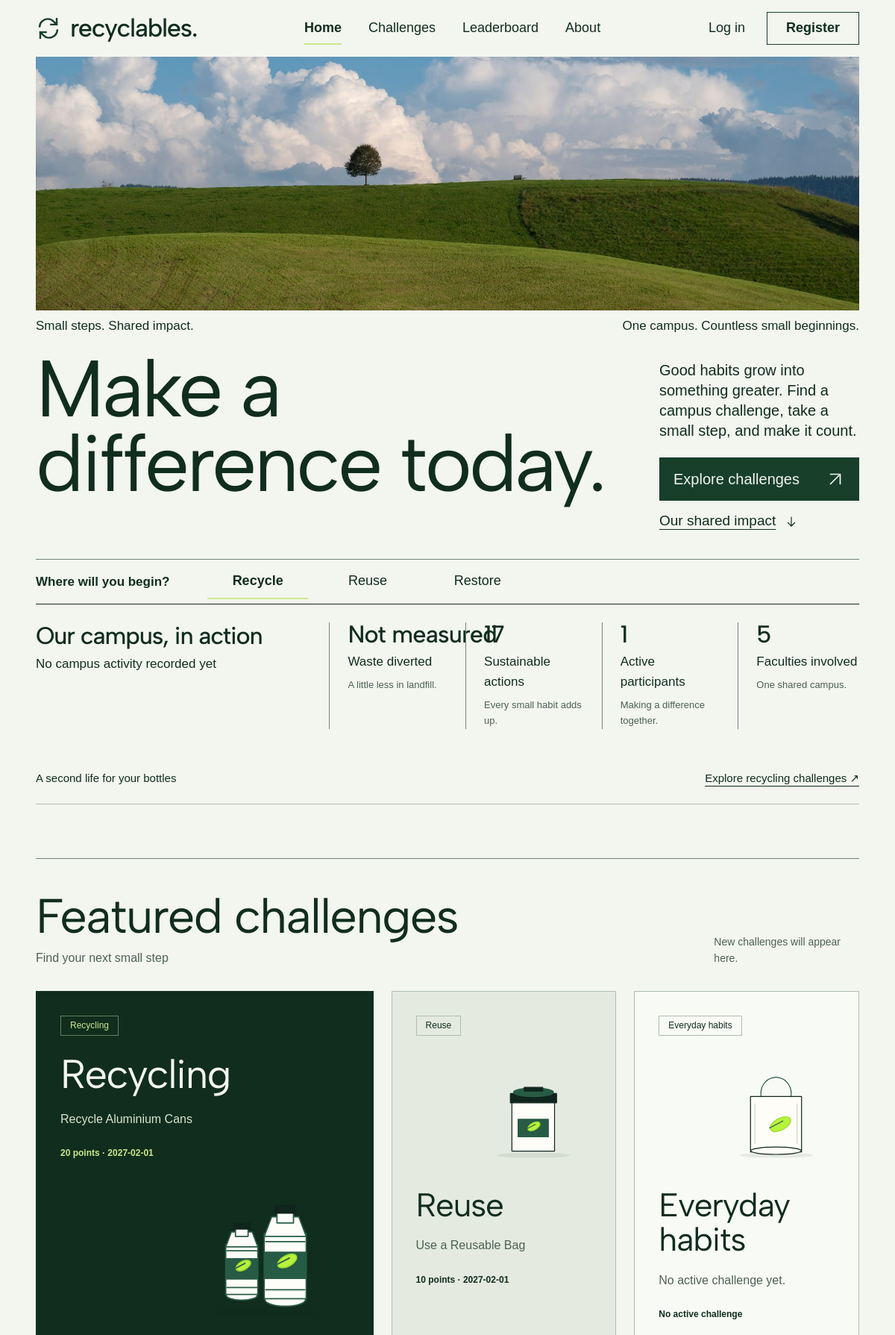
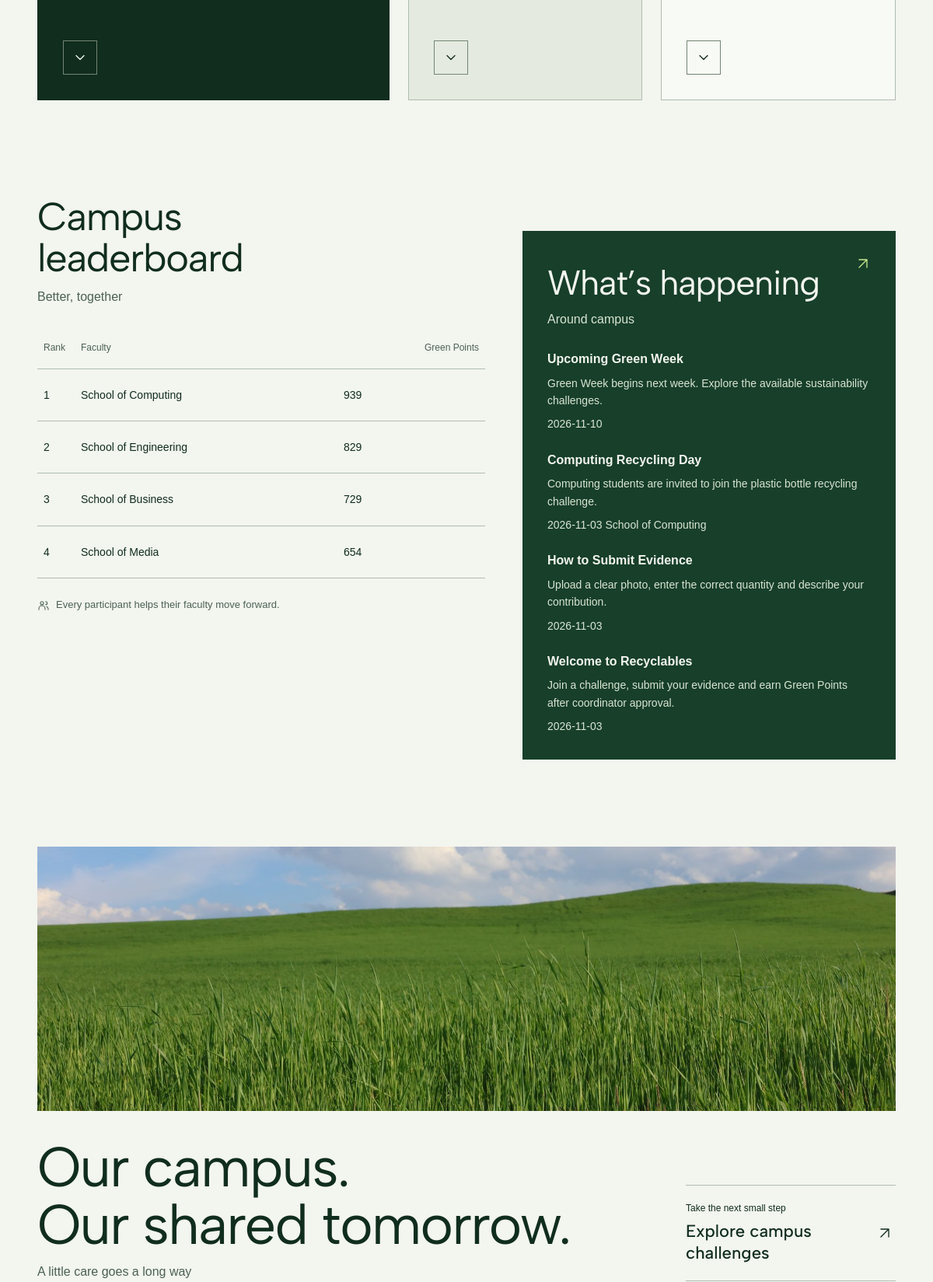
/ (signed in, upper part), run on the app's committed database (2 pictures, top to bottom).
### tables this page shows
CREATE TABLE IF NOT EXISTS challenges (
    id INT AUTO_INCREMENT PRIMARY KEY,
    title VARCHAR(180) NOT NULL,
    category VARCHAR(50) NOT NULL,
    description TEXT NOT NULL,
    tracked_item VARCHAR(80) NOT NULL DEFAULT 'Approved activity',
    points INT NOT NULL DEFAULT 0,
    start_date DATE NOT NULL,
    end_date DATE NOT NULL,
    submission_limit INT NOT NULL DEFAULT 1,
    eligibility VARCHAR(50) NOT NULL DEFAULT 'Students and staff',
    completion_requirement VARCHAR(255) NOT NULL DEFAULT '',
    status ENUM('open','closed','draft') NOT NULL DEFAULT 'open',
    image VARCHAR(100) NOT NULL DEFAULT '',
    created_by INT NULL,
    FOREIGN KEY (created_by) REFERENCES users(id) ON DELETE SET NULL
);

CREATE TABLE IF NOT EXISTS announcements (
    id INT AUTO_INCREMENT PRIMARY KEY,
    title VARCHAR(180) NOT NULL,
    message TEXT NOT NULL,
    publish_date DATE NOT NULL,
    audience VARCHAR(100) NOT NULL,
    faculty VARCHAR(100) NULL,
    created_by INT NULL,
    FOREIGN KEY(created_by) REFERENCES users(id) ON DELETE SET NULL
);

### index.php (the view, shortened to what the rows shown need)
<?php
require __DIR__ . '/includes/bootstrap.php';
require __DIR__ . '/includes/data.php';
?>
<!DOCTYPE html>
<html lang="en" class="home-page">
  <head>
    <link rel="stylesheet" href="styles.css">
  </head>
  <body id="home">
    <main id="main-content" class="container">
      <?php include __DIR__ . '/includes/notices.php'; ?><section class="hero" aria-labelledby="hero-title">
        <div class="hero-message">
          <h1 id="hero-title"><span>Make a</span><span>difference today.</span></h1>
        </div>
      </section>
      <section class="impact-section" id="impact" aria-labelledby="impact-title">
        <div class="section-header section-header--compact">
          <h2 id="impact-title" class="eyebrow">Our campus, in action</h2>
        </div>
      </section>
      <section class="challenges-section" id="challenges" aria-labelledby="challenges-title">
        <div class="section-header">
          <div>
            <h2 id="challenges-title">Featured challenges</h2>
          </div>
        </div>
        <div class="challenge-grid">
          <article class="challenge-card challenge-card--featured" id="challenge-recycle">
            <div class="featured-content">
              <div class="challenge-copy">
                <h3>Recycling</h3>
                <p><?php $public_challenge=one("SELECT * FROM challenges WHERE category=? AND status='open' AND start_date<=CURDATE() AND end_date>=CURDATE() ORDER BY id DESC LIMIT 1",['Recycling']); echo e($public_challenge['title'] ?? 'No active challenge yet.'); ?></p>
                <div class="challenge-meta">
                  <span class="points-label"><?php echo $public_challenge ? e($public_challenge['points']) . ' points · ' . e($public_challenge['end_date']) : 'No active challenge'; ?></span>
                </div>
              </div>
            </div>
          </article>
          <article class="challenge-card challenge-card--sand" id="challenge-reuse">
            <div class="challenge-copy">
              <h3>Reuse</h3>
              <p><?php $public_challenge=one("SELECT * FROM challenges WHERE category=? AND status='open' AND start_date<=CURDATE() AND end_date>=CURDATE() ORDER BY id DESC LIMIT 1",['Reuse']); echo e($public_challenge['title'] ?? 'No active challenge yet.'); ?></p>
              <div class="challenge-meta">
                <span class="points-label"><?php echo $public_challenge ? e($public_challenge['points']) . ' points · ' . e($public_challenge['end_date']) : 'No active challenge'; ?></span>
              </div>
            </div>
          </article>
        </div>
      </section>
      <div class="community-grid">
        <section class="leaderboard-panel" id="leaderboard" aria-labelledby="leaderboard-title">
          <div class="panel-heading">
            <div>
              <h2 id="leaderboard-title">Campus leaderboard</h2>
            </div>
          </div>
          <div class="table-wrapper">
            <table class="leaderboard-table">
              <thead>
                <tr>
                  <th scope="col">Rank</th>
                  <th scope="col">Faculty</th>
                  <th scope="col">Green Points</th>
                </tr>
              </thead>
            </table>
          </div>
        </section>
        <section class="announcements-panel" aria-labelledby="announcements-title">
          <div class="panel-heading">
            <div>
              <h2 id="announcements-title">What’s happening</h2>
            </div>
          </div>
          <ol class="announcements-list"><?php $list_kind='announcements'; include __DIR__ . '/includes/record_list.php'; ?></ol>
        </section>
      </div>
      <section class="campus-story" aria-labelledby="campus-story-title">
        <div class="campus-story-copy">
          <h2 id="campus-story-title">Our campus.<br>Our shared tomorrow.</h2>
        </div>
      </section>
    </main>
  <script src="scripts/app.js" defer></script></body>
</html>

### includes/record_list.php (shortened to what the rows shown need)
<?php
$list_records=page_records($list_kind);
foreach ($list_records as $item) {
    $title=$item['title'] ?? $item['activity'] ?? $item['action'] ?? '';
    $detail=$item['message'] ?? $item['outcome'] ?? $item['details'] ?? '';
    $date=$item['publish_date'] ?? $item['created_at'] ?? '';
?>
<article class="panel stack" data-record>
  <h3><?= e($title) ?></h3><p><?= e($detail) ?></p>
  <p class="muted"><?= e($date) ?> <?= e($item['faculty'] ?? '') ?></p>
</article>
<?php } ?>

### data on the page
challenges: title "Recycle Aluminium Cans", points "20", end_date "2027-02-01"
challenges: title "Use a Reusable Bag", points "10", end_date "2027-02-01"
announcements: title "Upcoming Green Week", message "Green Week begins next week. Explore the available sustainability challenges.", publish_date "2026-11-10"
announcements: title "Computing Recycling Day", message "Computing students are invited to join the plastic bottle recycling challenge.", publish_date "2026-11-03", faculty "School of Computing"
announcements: title "How to Submit Evidence", message "Upload a clear photo, enter the correct quantity and describe your contribution.", publish_date "2026-11-03"
announcements: title "Welcome to Recyclables", message "Join a challenge, submit your evidence and earn Green Points after coordinator approval.", publish_date "2026-11-03"

### other printed values
metric('Waste diverted  kg A little less in landfill.') "Not measured"
metric('Sustainable actions  Every small habit adds up.') "17"
metric('Active participants  Making a difference together.') "1"
metric('Faculties involved  One shared campus.') "5"
$public_challenge['title'] "No active challenge yet."
$text "1"
$text "School of Computing"
$text "939"
$text "2"
$text "School of Engineering"
$text "829"
$text "3"
$text "School of Business"
$text "729"
$text "4"
